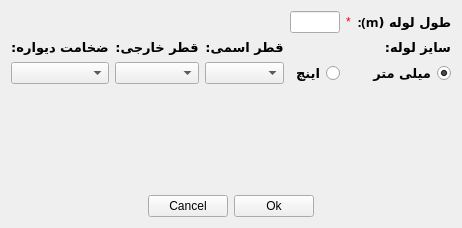
<?xml version="1.0" encoding="UTF-8"?>
<ui version="4.0">
 <class>Form</class>
 <widget class="QWidget" name="Form">
  <property name="geometry">
   <rect>
    <x>0</x>
    <y>0</y>
    <width>385</width>
    <height>228</height>
   </rect>
  </property>
  <property name="windowTitle">
   <string>اطلاعات خط لوله بعد از گرم کن</string>
  </property>
  <property name="windowIcon">
   <iconset resource="svgfile.qrc">
    <normaloff>:/icon/heater.svg</normaloff>:/icon/heater.svg</iconset>
  </property>
  <layout class="QVBoxLayout" name="verticalLayout_3">
   <item>
    <layout class="QGridLayout" name="gridLayout_3">
     <item row="0" column="0">
      <layout class="QGridLayout" name="gridLayout_2">
       <item row="2" column="0">
        <spacer name="verticalSpacer">
         <property name="orientation">
          <enum>Qt::Vertical</enum>
         </property>
         <property name="sizeHint" stdset="0">
          <size>
           <width>20</width>
           <height>40</height>
          </size>
         </property>
        </spacer>
       </item>
       <item row="3" column="0">
        <layout class="QHBoxLayout" name="horizontalLayout">
         <item>
          <spacer name="horizontalSpacer">
           <property name="orientation">
            <enum>Qt::Horizontal</enum>
           </property>
           <property name="sizeHint" stdset="0">
            <size>
             <width>40</width>
             <height>20</height>
            </size>
           </property>
          </spacer>
         </item>
         <item>
          <widget class="QPushButton" name="pushButton">
           <property name="text">
            <string>Cancel</string>
           </property>
          </widget>
         </item>
         <item>
          <widget class="QPushButton" name="pushButton_2">
           <property name="text">
            <string>Ok</string>
           </property>
          </widget>
         </item>
         <item>
          <spacer name="horizontalSpacer_2">
           <property name="orientation">
            <enum>Qt::Horizontal</enum>
           </property>
           <property name="sizeHint" stdset="0">
            <size>
             <width>40</width>
             <height>20</height>
            </size>
           </property>
          </spacer>
         </item>
        </layout>
       </item>
       <item row="0" column="0">
        <layout class="QGridLayout" name="gridLayout">
         <item row="0" column="3">
          <widget class="QLineEdit" name="lineEdit">
           <property name="text">
            <string/>
           </property>
          </widget>
         </item>
         <item row="0" column="5">
          <widget class="QLabel" name="label">
           <property name="font">
            <font>
             <family>B Mitra</family>
             <pointsize>10</pointsize>
             <weight>75</weight>
             <bold>true</bold>
            </font>
           </property>
           <property name="text">
            <string>طول لوله (m):</string>
           </property>
          </widget>
         </item>
         <item row="2" column="3">
          <widget class="QRadioButton" name="radioButton_2">
           <property name="font">
            <font>
             <family>B Mitra</family>
             <pointsize>10</pointsize>
             <weight>75</weight>
             <bold>true</bold>
            </font>
           </property>
           <property name="layoutDirection">
            <enum>Qt::RightToLeft</enum>
           </property>
           <property name="text">
            <string>اینچ</string>
           </property>
          </widget>
         </item>
         <item row="0" column="4">
          <widget class="QLabel" name="label_4">
           <property name="styleSheet">
            <string notr="true">QLabel#label_4{ 

color : red;

 }</string>
           </property>
           <property name="text">
            <string>*</string>
           </property>
          </widget>
         </item>
         <item row="2" column="0">
          <widget class="QComboBox" name="comboBox_3"/>
         </item>
         <item row="2" column="1">
          <widget class="QComboBox" name="comboBox_2"/>
         </item>
         <item row="2" column="5">
          <widget class="QRadioButton" name="radioButton">
           <property name="font">
            <font>
             <family>B Mitra</family>
             <pointsize>10</pointsize>
             <weight>75</weight>
             <bold>true</bold>
            </font>
           </property>
           <property name="layoutDirection">
            <enum>Qt::RightToLeft</enum>
           </property>
           <property name="text">
            <string>میلی متر</string>
           </property>
           <property name="checked">
            <bool>true</bool>
           </property>
          </widget>
         </item>
         <item row="2" column="2">
          <widget class="QComboBox" name="comboBox"/>
         </item>
         <item row="1" column="5">
          <widget class="QLabel" name="label_2">
           <property name="font">
            <font>
             <family>B Mitra</family>
             <pointsize>10</pointsize>
             <weight>75</weight>
             <bold>true</bold>
            </font>
           </property>
           <property name="text">
            <string>سایز لوله:</string>
           </property>
          </widget>
         </item>
         <item row="1" column="2">
          <widget class="QLabel" name="label_3">
           <property name="font">
            <font>
             <family>B Mitra</family>
             <pointsize>10</pointsize>
             <weight>75</weight>
             <bold>true</bold>
            </font>
           </property>
           <property name="text">
            <string>قطر اسمی:</string>
           </property>
           <property name="alignment">
            <set>Qt::AlignCenter</set>
           </property>
          </widget>
         </item>
         <item row="1" column="1">
          <widget class="QLabel" name="label_5">
           <property name="font">
            <font>
             <family>B Mitra</family>
             <pointsize>10</pointsize>
             <weight>75</weight>
             <bold>true</bold>
            </font>
           </property>
           <property name="text">
            <string>قطر خارجی:</string>
           </property>
           <property name="alignment">
            <set>Qt::AlignCenter</set>
           </property>
          </widget>
         </item>
         <item row="1" column="0">
          <widget class="QLabel" name="label_6">
           <property name="font">
            <font>
             <family>B Mitra</family>
             <pointsize>10</pointsize>
             <weight>75</weight>
             <bold>true</bold>
            </font>
           </property>
           <property name="text">
            <string>ضخامت دیواره:</string>
           </property>
           <property name="alignment">
            <set>Qt::AlignCenter</set>
           </property>
          </widget>
         </item>
        </layout>
       </item>
      </layout>
     </item>
    </layout>
   </item>
  </layout>
 </widget>
 <tabstops>
  <tabstop>lineEdit</tabstop>
  <tabstop>radioButton</tabstop>
  <tabstop>radioButton_2</tabstop>
  <tabstop>comboBox</tabstop>
  <tabstop>comboBox_2</tabstop>
  <tabstop>comboBox_3</tabstop>
  <tabstop>pushButton_2</tabstop>
  <tabstop>pushButton</tabstop>
 </tabstops>
 <resources>
  <include location="svgfile.qrc"/>
 </resources>
 <connections/>
</ui>
